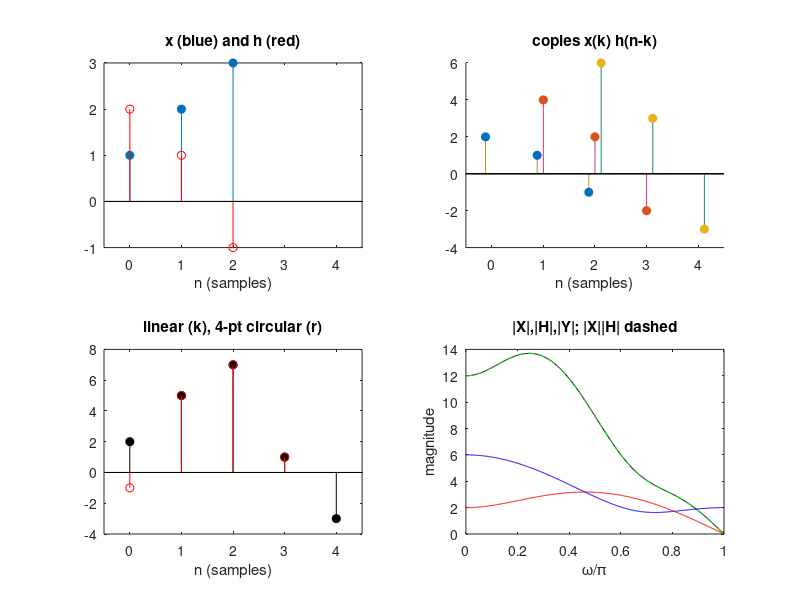

Recreate this plot in MATLAB.
%% m03_convolution_by_hand.m
% Purpose : compute one convolution four ways (input-side scatter loop,
%           output-side flip-and-slide loop, conv, convolution matrix),
%           show the wrap-around of a too-short FFT, check the convolution
%           theorem at one frequency, and time loop vs conv vs FFT.
% Change  : x, h, Nshort; Lr and the filter length in the timing cell.
% Expect  : all four methods print [2 5 7 1 -3]; the 4-point FFT gives
%           [-1 5 7 1]; X*H = Y = -8 - 4j at w = pi/2; sum(y) = 12 = 6*2.
clear; close all; rng(1);

x = [1 2 3];          % input
h = [2 1 -1];         % impulse response
L = numel(x); M = numel(h); Ny = L + M - 1;

%% 1. Input side (scatter): every x(k) launches a scaled, shifted copy of h
y1 = zeros(1, Ny);
for k = 1:L
    y1(k:k+M-1) = y1(k:k+M-1) + x(k) * h;
end

%% 2. Output side (gather): y(n) = sum_k x(k) h(n-k), h flipped and slid
y2 = zeros(1, Ny);
for n = 1:Ny
    for k = 1:L
        m = n - k + 1;                 % index into h (1-based)
        if m >= 1 && m <= M
            y2(n) = y2(n) + x(k) * h(m);
        end
    end
end

%% 3. Built-in conv, 4. convolution (Toeplitz) matrix
y3 = conv(x, h);
T = zeros(Ny, L);
for k = 1:L
    T(k:k+M-1, k) = h(:);              % column k = h shifted down by k-1
end
y4 = (T * x(:)).';
fprintf('scatter loop : %s\n', mat2str(y1));
fprintf('gather loop  : %s\n', mat2str(y2));
fprintf('conv         : %s\n', mat2str(y3));
fprintf('matrix T*x   : %s\n', mat2str(y4));
fprintf('length L+M-1 = %d, sum(y) = %g = sum(x)*sum(h) = %g\n', Ny, sum(y3), sum(x)*sum(h));
fprintf('alternating sum (w = pi): %g = %g\n', sum(y3 .* (-1).^(0:Ny-1)), ...
        sum(x .* (-1).^(0:L-1)) * sum(h .* (-1).^(0:M-1)));

%% Circular convolution: FFT products wrap when N < L+M-1
Nshort = 4;
yc4 = real(ifft(fft(x, Nshort) .* fft(h, Nshort)));
yc8 = real(ifft(fft(x, 8) .* fft(h, 8)));
fprintf('FFT, N = %d   : %s   (y(5) = -3 wrapped onto y(1))\n', Nshort, mat2str(round(yc4 * 1e10) / 1e10));
fprintf('FFT, N = 8   : %s\n', mat2str(round(yc8(1:Ny) * 1e10) / 1e10));

%% Convolution theorem at w = pi/2
dtft = @(s, w) sum(s .* exp(-1j * w * (0:numel(s)-1)));
w0 = pi/2;
X = dtft(x, w0); H = dtft(h, w0); Y = dtft(y3, w0);
fprintf('w = pi/2: X = %s, H = %s\n', num2str(X), num2str(H));
fprintf('          X*H = %s, Y from y = %s\n', num2str(X*H), num2str(Y));
fprintf('          |X||H| = %.3f = |Y| = %.3f; angle X + angle H = %.1f deg, angle Y = %.1f deg\n', ...
        abs(X)*abs(H), abs(Y), (angle(X)+angle(H))*180/pi, angle(Y)*180/pi);

%% Timing on an RF-sized problem (101-tap filter, 20000 samples)
Lr = 20000; Mf = 101;
r = randn(1, Lr); hb = randn(1, Mf);
tic; ya = zeros(1, Lr+Mf-1);
for m = 1:Mf                            % scatter over taps: Mf vector adds
    ya(m:m+Lr-1) = ya(m:m+Lr-1) + hb(m) * r;
end
t1 = toc;
tic; yb = conv(r, hb); t2 = toc;
Nf = 2^nextpow2(Lr+Mf-1);
tic; yc = real(ifft(fft(r, Nf) .* fft(hb, Nf))); yc = yc(1:Lr+Mf-1); t3 = toc;
fprintf('timing (s): tap loop %.4f, conv %.4f, FFT (N = %d) %.4f\n', t1, t2, Nf, t3);
fprintf('max |difference|: loop-conv %.1e, FFT-conv %.1e\n', max(abs(ya-yb)), max(abs(yc-yb)));

%% Figures
figure('Name', 'Convolution by hand');
cols = [0.80 0.55 0.10; 0.80 0.20 0.45; 0.10 0.55 0.40];
subplot(2,2,1); stem(0:L-1, x, 'filled'); hold on; stem(0:M-1, h, 'r'); hold off;
xlim([-0.5 4.5]); title('x (blue) and h (red)'); xlabel('n (samples)');
subplot(2,2,2); hold on;
for k = 1:L
    stem((k-1:k+M-2) + 0.12*(k-2), x(k)*h, 'Color', cols(k,:), 'filled');
end
hold off; xlim([-0.5 4.5]); title('copies x(k) h(n-k)'); xlabel('n (samples)');
subplot(2,2,3); stem(0:Ny-1, y3, 'k', 'filled'); hold on; stem(0:Nshort-1, yc4, 'r'); hold off;
xlim([-0.5 4.5]); title('linear (k), 4-pt circular (r)'); xlabel('n (samples)');
subplot(2,2,4); w = linspace(0, pi, 400);
Xw = arrayfun(@(v) dtft(x, v), w); Hw = arrayfun(@(v) dtft(h, v), w); Yw = arrayfun(@(v) dtft(y3, v), w);
plot(w/pi, abs(Xw), 'b', w/pi, abs(Hw), 'r', w/pi, abs(Yw), 'k', w/pi, abs(Xw.*Hw), 'g--');
xlabel('\omega/\pi'); ylabel('magnitude'); title('|X|,|H|,|Y|; |X||H| dashed');
